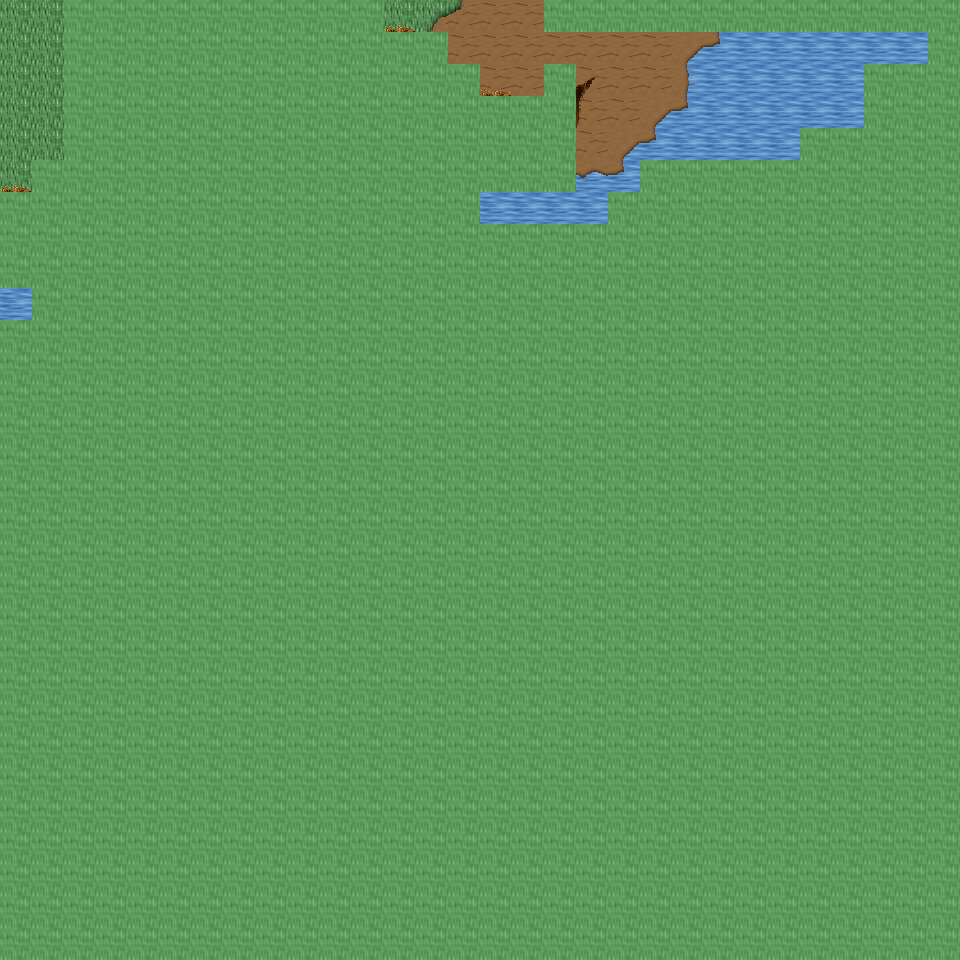

Below is a game level as drawn by its tile map, then a one-line description and the .tmx that defines it (tile-layer data replaced by summaries):
An orthogonal 30x30 tile map with 32x32 px tiles, 6 tile layers (Ground, Object, Object2, Above, ...), 45 tilesets and 4 objects (4x mapExit).

<map version="1.0" orientation="orthogonal" renderorder="right-down" width="30" height="30" tilewidth="32" tileheight="32" nextobjectid="5">
  <tileset firstgid="1" name="tileset_ground_ground" tilewidth="32" tileheight="32" tilecount="33" columns="3">
    <image source="../drawable/tileset_ground_ground.png" width="96" height="352" />
  </tileset>
  <tileset firstgid="34" name="tileset_building_castle" tilewidth="32" tileheight="32" tilecount="320" columns="20">
    <image source="../drawable/tileset_building_castle.png" width="640" height="512" />
  </tileset>
  <tileset firstgid="354" name="tileset_ground_water_pool" tilewidth="32" tileheight="32" tilecount="72" columns="3">
    <image source="../drawable/tileset_ground_water_pool.png" width="96" height="768" />
  </tileset>
  <tileset firstgid="426" name="tileset_ground_ridge_earth_dark" tilewidth="32" tileheight="32" tilecount="96" columns="12">
    <image source="../drawable/tileset_ground_ridge_earth_dark.png" width="384" height="256" />
  </tileset>
  <tileset firstgid="522" name="tileset_ground_grass_edges" tilewidth="32" tileheight="32" tilecount="36" columns="12">
    <image source="../drawable/tileset_ground_grass_edges.png" width="384" height="96" />
  </tileset>
  <tileset firstgid="558" name="tileset_ground_earth_edges" tilewidth="32" tileheight="32" tilecount="18" columns="6">
    <image source="../drawable/tileset_ground_earth_edges.png" width="192" height="96" />
  </tileset>
  <tileset firstgid="576" name="tileset_ground_grass_corners" tilewidth="32" tileheight="32" tilecount="24" columns="6">
    <image source="../drawable/tileset_ground_grass_corners.png" width="192" height="128" />
  </tileset>
  <tileset firstgid="600" name="tileset_plant_stump_stump_green" tilewidth="32" tileheight="32" tilecount="4" columns="2">
    <image source="../drawable/tileset_plant_stump_stump_green.png" width="64" height="64" />
  </tileset>
  <tileset firstgid="604" name="tileset_item_pot_barrel" tilewidth="32" tileheight="32" tilecount="2" columns="1">
    <image source="../drawable/tileset_item_pot_barrel.png" width="32" height="64" />
  </tileset>
  <tileset firstgid="606" name="tileset_ground_rock_rocks_2" tilewidth="32" tileheight="32" tilecount="4" columns="2">
    <image source="../drawable/tileset_ground_rock_rocks_2.png" width="64" height="64" />
  </tileset>
  <tileset firstgid="610" name="tileset_ground_ladder_horizontal_dark" tilewidth="32" tileheight="32" tilecount="3" columns="1">
    <image source="../drawable/tileset_ground_ladder_horizontal_dark.png" width="32" height="96" />
  </tileset>
  <tileset firstgid="613" name="tileset_plant_grasses" tilewidth="32" tileheight="32" tilecount="6" columns="3">
    <image source="../drawable/tileset_plant_grasses.png" width="96" height="64" />
  </tileset>
  <tileset firstgid="619" name="tileset_plant_tree_tree_green" tilewidth="32" tileheight="32" tilecount="88" columns="8">
    <image source="../drawable/tileset_plant_tree_tree_green.png" width="256" height="352" />
  </tileset>
  <tileset firstgid="707" name="tileset_ground_water_waterfall" tilewidth="32" tileheight="32" tilecount="120" columns="8">
    <image source="../drawable/tileset_ground_water_waterfall.png" width="256" height="480" />
  </tileset>
  <tileset firstgid="827" name="tileset_plant_flower_daisy_white" tilewidth="32" tileheight="32" tilecount="8" columns="2">
    <image source="../drawable/tileset_plant_flower_daisy_white.png" width="64" height="128" />
  </tileset>
  <tileset firstgid="835" name="tileset_plant_flower_daisy_red" tilewidth="32" tileheight="32" tilecount="8" columns="2">
    <image source="../drawable/tileset_plant_flower_daisy_red.png" width="64" height="128" />
  </tileset>
  <tileset firstgid="843" name="tileset_ground_rock_pebbles" tilewidth="32" tileheight="32" tilecount="3" columns="1">
    <image source="../drawable/tileset_ground_rock_pebbles.png" width="32" height="96" />
  </tileset>
  <tileset firstgid="846" name="tileset_plant_flower_daisy_yellow" tilewidth="32" tileheight="32" tilecount="8" columns="2">
    <image source="../drawable/tileset_plant_flower_daisy_yellow.png" width="64" height="128" />
  </tileset>
  <tileset firstgid="854" name="tileset_building_decoration_longhorn_skull" tilewidth="32" tileheight="32" tilecount="6" columns="3">
    <image source="../drawable/tileset_building_decoration_longhorn_skull.png" width="96" height="64" />
  </tileset>
  <tileset firstgid="860" name="tileset_furniture_light_flames" tilewidth="32" tileheight="32" tilecount="6" columns="6">
    <image source="../drawable/tileset_furniture_light_flames.png" width="192" height="32" />
  </tileset>
  <tileset firstgid="866" name="tileset_plant_stump_stump_brown" tilewidth="32" tileheight="32" tilecount="4" columns="2">
    <image source="../drawable/tileset_plant_stump_stump_brown.png" width="64" height="64" />
  </tileset>
  <tileset firstgid="870" name="tileset_building_decoration_rocks_2" tilewidth="32" tileheight="32" tilecount="2" columns="1">
    <image source="../drawable/tileset_building_decoration_rocks_2.png" width="32" height="64" />
  </tileset>
  <tileset firstgid="872" name="tileset_plant_flower_daisy_blue" tilewidth="32" tileheight="32" tilecount="8" columns="2">
    <image source="../drawable/tileset_plant_flower_daisy_blue.png" width="64" height="128" />
  </tileset>
  <tileset firstgid="880" name="tileset_building_fence_fence_chunky" tilewidth="32" tileheight="32" tilecount="21" columns="3">
    <image source="../drawable/tileset_building_fence_fence_chunky.png" width="96" height="224" />
  </tileset>
  <tileset firstgid="901" name="tileset_ground_water_water_bubbles" tilewidth="32" tileheight="32" tilecount="32" columns="8">
    <image source="../drawable/tileset_ground_water_water_bubbles.png" width="256" height="128" />
  </tileset>
  <tileset firstgid="933" name="tileset_item_statue_grey_stone" tilewidth="32" tileheight="32" tilecount="4" columns="2">
    <image source="../drawable/tileset_item_statue_grey_stone.png" width="64" height="64" />
  </tileset>
  <tileset firstgid="937" name="tileset_plant_tree_tree_darkgreen" tilewidth="32" tileheight="32" tilecount="88" columns="8">
    <image source="../drawable/tileset_plant_tree_tree_darkgreen.png" width="256" height="352" />
  </tileset>
  <tileset firstgid="1025" name="tileset_logic_creature_animal" tilewidth="32" tileheight="32" tilecount="32" columns="8">
    <image source="../drawable/tileset_logic_creature_animal.png" width="256" height="128" />
  </tileset>
  <tileset firstgid="1057" name="tileset_logic_creature_rodent" tilewidth="32" tileheight="32" tilecount="8" columns="8">
    <image source="../drawable/tileset_logic_creature_rodent.png" width="256" height="32" />
  </tileset>
  <tileset firstgid="1065" name="tileset_logic_portal" tilewidth="32" tileheight="32" tilecount="24" columns="8">
    <image source="../drawable/tileset_logic_portal.png" width="256" height="96" />
  </tileset>
  <tileset firstgid="1089" name="tileset_logic_item_mushroom" tilewidth="32" tileheight="32" tilecount="6" columns="6">
    <image source="../drawable/tileset_logic_item_mushroom.png" width="192" height="32" />
  </tileset>
  <tileset firstgid="1095" name="tileset_logic_collision" tilewidth="32" tileheight="32" tilecount="1" columns="1">
    <image source="../drawable/tileset_logic_collision.png" width="32" height="32" />
  </tileset>
  <tileset firstgid="1096" name="tileset_logic_creature_human_little" tilewidth="32" tileheight="32" tilecount="2" columns="2">
    <image source="../drawable/tileset_logic_creature_human_little.png" width="64" height="32" />
  </tileset>
  <tileset firstgid="1098" name="tileset_logic_creature_fairy" tilewidth="32" tileheight="32" tilecount="4" columns="4">
    <image source="../drawable/tileset_logic_creature_fairy.png" width="128" height="32" />
  </tileset>
  <tileset firstgid="1102" name="tileset_logic_item_herb" tilewidth="32" tileheight="32" tilecount="5" columns="5">
    <image source="../drawable/tileset_logic_item_herb.png" width="160" height="32" />
  </tileset>
  <tileset firstgid="1107" name="tileset_object_suspension_bridge" tilewidth="32" tileheight="32" tilecount="24" columns="3">
    <image source="../drawable/tileset_object_suspension_bridge.png" width="96" height="256" />
  </tileset>
  <tileset firstgid="1131" name="tileset_logic_creature_farm_animal" tilewidth="32" tileheight="32" tilecount="16" columns="8">
    <image source="../drawable/tileset_logic_creature_farm_animal.png" width="256" height="64" />
  </tileset>
  <tileset firstgid="1147" name="tileset_ground_green_paving" tilewidth="32" tileheight="32" tilecount="18" columns="3">
    <image source="../drawable/tileset_ground_green_paving.png" width="96" height="192" />
  </tileset>
  <tileset firstgid="1165" name="tileset_logic_protection" tilewidth="32" tileheight="32" tilecount="2" columns="2">
    <image source="../drawable/tileset_logic_protection.png" width="64" height="32" />
  </tileset>
  <tileset firstgid="1167" name="tileset_light_light_5x5" tilewidth="32" tileheight="32" tilecount="25" columns="5">
    <image source="../drawable/tileset_light_light_5x5.png" width="160" height="160" />
  </tileset>
  <tileset firstgid="1192" name="tileset_light_door_light" tilewidth="32" tileheight="32" tilecount="12" columns="3">
    <image source="../drawable/tileset_light_door_light.png" width="96" height="128" />
  </tileset>
  <tileset firstgid="1204" name="tileset_building_huts" tilewidth="32" tileheight="32" tilecount="338" columns="26">
    <image source="../drawable/tileset_building_huts.png" width="832" height="416" />
  </tileset>
  <tileset firstgid="1542" name="tileset_building_chimney_smoke" tilewidth="32" tileheight="32" tilecount="40" columns="4">
    <image source="../drawable/tileset_building_chimney_smoke.png" width="128" height="320" />
  </tileset>
  <tileset firstgid="1582" name="tileset_plant_tree_chestnut_tree" tilewidth="32" tileheight="32" tilecount="20" columns="4">
    <image source="../drawable/tileset_plant_tree_chestnut_tree.png" width="128" height="160" />
  </tileset>
  <tileset firstgid="1602" name="tileset_logic_creature_troll" tilewidth="32" tileheight="32" tilecount="4" columns="4">
    <image source="../drawable/tileset_logic_creature_troll.png" width="128" height="32" />
  </tileset>
  <layer name="Ground" width="30" height="30">
    <data>[900 cells, 900 non-empty, 9 distinct tile ids]</data>
  </layer>
  <layer name="Object" width="30" height="30">
    <data>[900 cells, 91 non-empty, 24 distinct tile ids]</data>
  </layer>
  <layer name="Object2" width="30" height="30">
    <data>[900 cells, 10 non-empty, 8 distinct tile ids]</data>
  </layer>
  <layer name="Above" width="30" height="30">
    <data>[900 cells, 1 non-empty, 1 distinct tile ids]</data>
  </layer>
  <layer name="Above2" width="30" height="30">
    <data>[900 cells, 0 non-empty, 0 distinct tile ids]</data>
  </layer>
  <layer name="Walkable" width="30" height="30">
    <data>[900 cells, 835 non-empty, 1 distinct tile ids]</data>
  </layer>
  <objectgroup name="MapEvents">
    <object id="1" name="north" type="mapExit" x="0" y="0" width="64" height="32">
      <properties>
        <property name="map" value="level_0_x105_y95" />
        <property name="x" value="0" />
        <property name="y" value="28" />
      </properties>
    </object>
    <object id="2" name="north2" type="mapExit" x="384" y="0" width="160" height="32">
      <properties>
        <property name="map" value="level_0_x105_y95" />
        <property name="x" value="12" />
        <property name="y" value="28" />
      </properties>
    </object>
    <object id="3" name="west" type="mapExit" x="0" y="0" width="32" height="192">
      <properties>
        <property name="map" value="level_0_x104_y96" />
        <property name="x" value="28" />
        <property name="y" value="0" />
      </properties>
    </object>
    <object id="4" name="west2" type="mapExit" x="0" y="288" width="32" height="32">
      <properties>
        <property name="map" value="level_0_x104_y96" />
        <property name="x" value="28" />
        <property name="y" value="9" />
      </properties>
    </object>
  </objectgroup>
</map>
